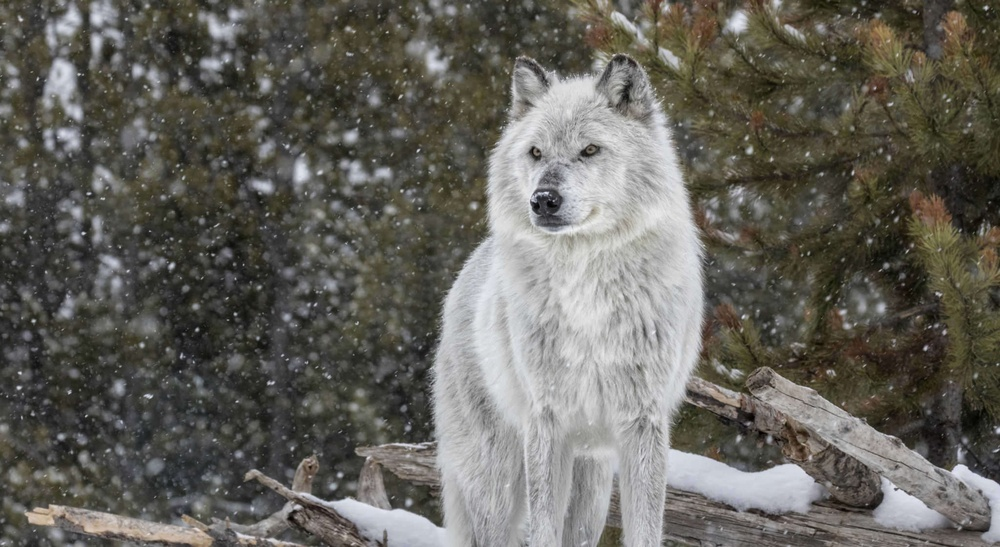
#> input picture pic2.jpg, 1000 x 547 px, shrunk from 2048 x 1121 before the run; its folder holds only this picture in this run
$ python 'email to sketch.py'
#> lines starting #> are read from the running program, lines starting #| are printed output that depends on the picture
import numpy as np
import imageio
import scipy.ndimage
import cv2
import os
from tkinter import font, colorchooser, filedialog,messagebox


img = filedialog.askopenfilename(initialdir = os.getcwd(), title='Select File', filetypes=(('JPEG','*.jpg'),('PNG','*.png'),('All files','*.*')))
#> the answer given: pic2.jpg

# ss = imageio.imread(img)    ## to read the given image

def rgb2gray(rgb):
    return np.dot(rgb[...,:3],[0.2989,0.5870,0.1140]) ## it is 2 - dimensional array formula to convert image to gray scale

def dodge(front,back):
    final_sketch = front*255/(255-back)
    ## if image is greater 255 which i don't think is possible but still if it is there will convert it to 255
    final_sketch[final_sketch>255] = 255
    final_sketch[back==255]=255
    ## to convert any suitable existing column to categorical type we will use aspect function
    ## and uint8 is for 8-bit signed integer
    return final_sketch.astype('uint8')


ss = imageio.imread(img)  ## to read the given image
#> ss is the input picture: shape (547, 1000, 3); mean R, G, B 101.3, 99.5, 93
gray = rgb2gray(ss)        ## first we will image to black and white that means gray scale
#> in rgb2gray, `return np.dot(rgb[...,:3],[0.2989,0.5870,0.1140])`:
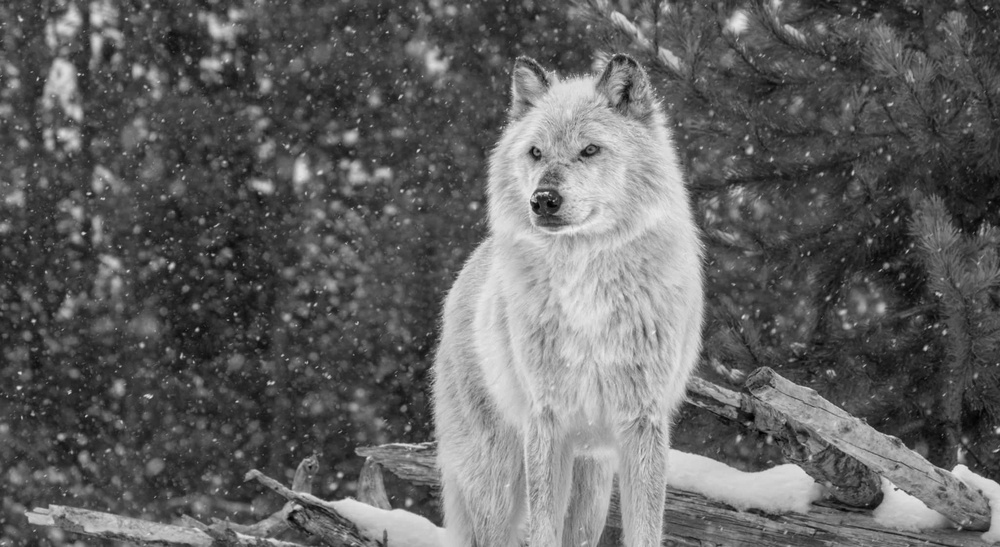
#> returned value: shape (547, 1000) float64; min 1.2, max 241.9, mean 99.3

i = 255 - gray  ## 0,0,0 is for darkest color and 255,255,255 is for brighest color which is probably white color
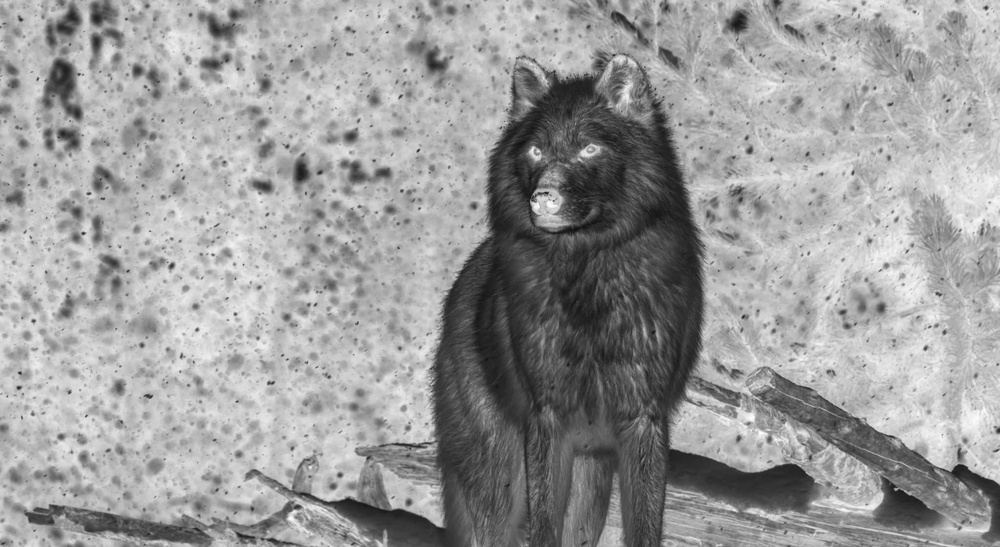
#> i: shape (547, 1000) float64; min 13.1, max 253.8, mean 155.7

## to convert it into blur image
blur = scipy.ndimage.filters.gaussian_filter(i,sigma=15)
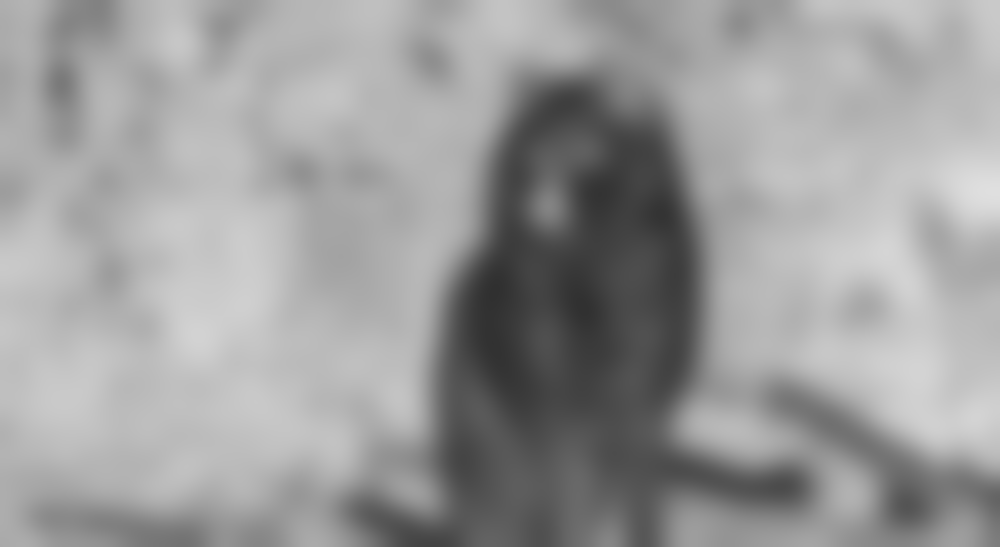
#> blur: shape (547, 1000) float64; min 48.4, max 223.5, mean 155.7

## sigma is the intensity of blurness of image
r = dodge(blur,gray)  # this function will convert our image to sketch by taking two parameter as blur and gray
#> in dodge, `final_sketch = front*255/(255-back)`:
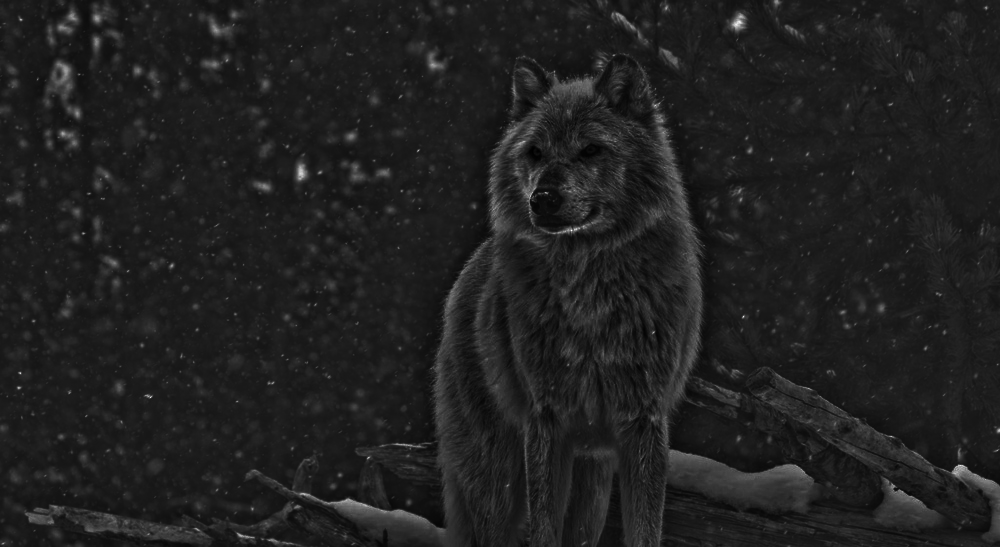
#> final_sketch: shape (547, 1000) float64; min 83.16, max 1558, mean 272.1; drawn with min black and max white
#> in dodge, `final_sketch[final_sketch>255] = 255`:
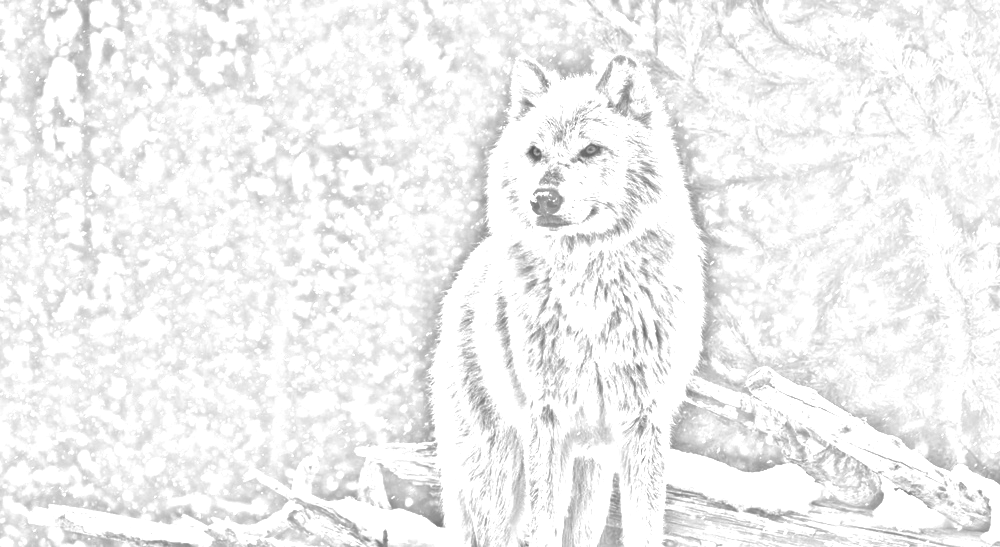
#> final_sketch: shape (547, 1000) float64; min 83.16, max 255, mean 241.2

cv2.imwrite('pic2_gray.jpg',r)

# Imports PIL module
from PIL import Image

# open method used to open different extension image file
im = Image.open(r"pic2_gray.jpg")

# This method will show image in any image viewer
im.show()
